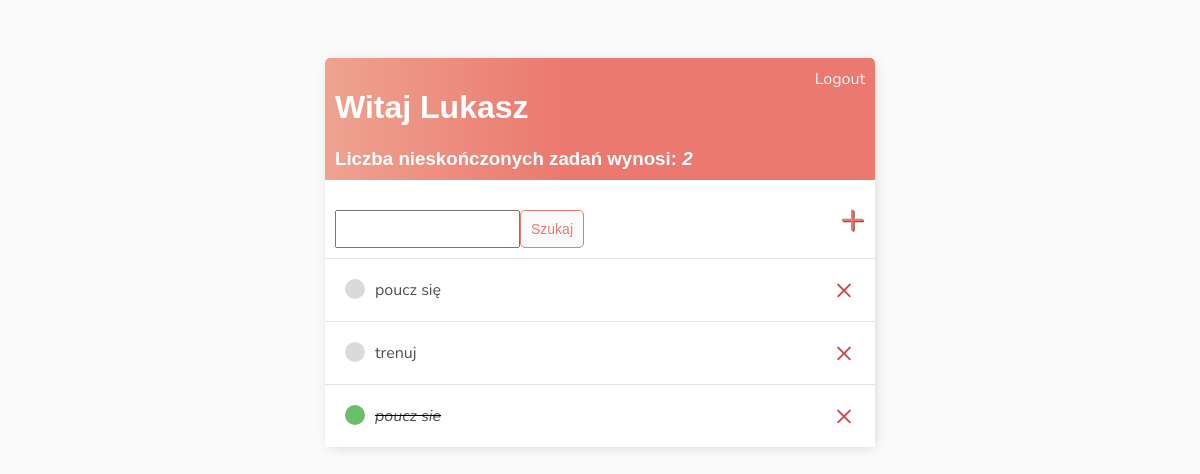
The app's page / (signed in), older data.
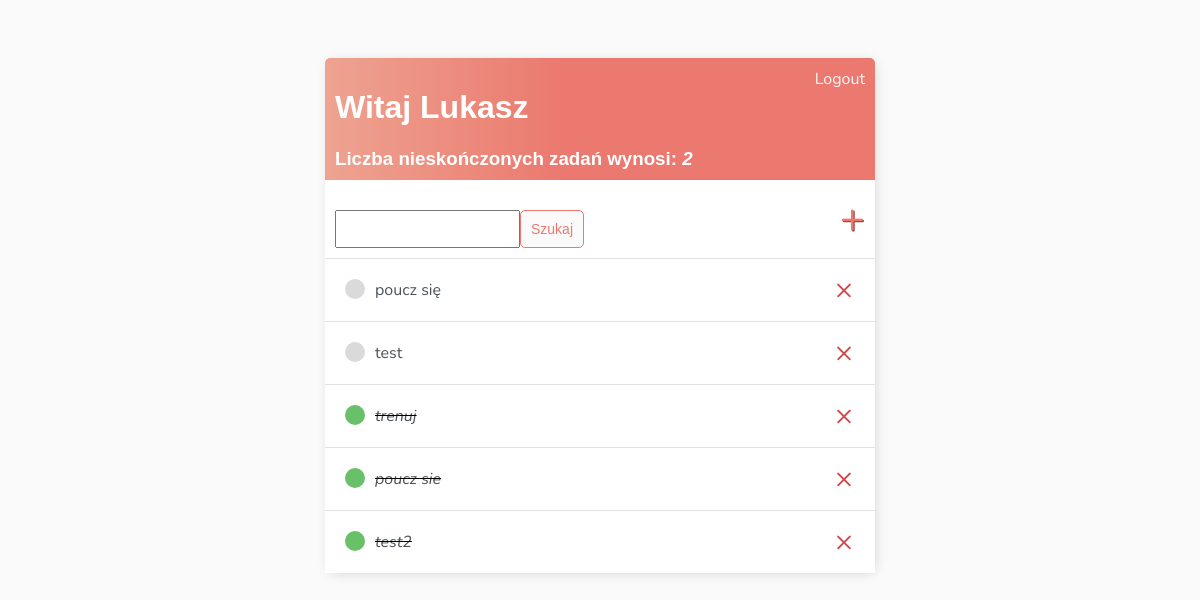
The same page, newer data.
### base/models.py (models this page shows)
class Task(models.Model):
    user = models.ForeignKey(User, on_delete=models.CASCADE, null=True, blank=True)
    title = models.CharField(max_length=200, null=True, blank=True)
    description = models.TextField(null=True, blank=True)
    complete = models.BooleanField(default=False)
    create =  models.DateTimeField(auto_now_add=True)
    def __str__(self):
        return self.title
    class Meta:
        ordering = ['complete']

### base/views.py (the view)
# urls.py: path('', TaskList.as_view(), name='tasks'),
class TaskList(LoginRequiredMixin, ListView):
    model = Task
    context_object_name = 'tasks'
    def get_context_data(self, **kwargs):
        context = super().get_context_data(**kwargs)
        context['tasks'] = context['tasks'].filter(user=self.request.user)
        context['count'] = context['tasks'].filter(complete=False).count()
        search_input = self.request.GET.get('serach-area') or ''
        if search_input:
            context['tasks'] = context['tasks'].filter(
                title__icontains=search_input)
        context['search_input'] = search_input
        return context

### base/templates/base/task_list.html (shortened to what this page needs)
{% extends 'base/main.html' %}
{% block content %}
<div class="head-bar">
    <div>
        <h1>Witaj {{request.user|title}}</h1>
        <h3 style="margin:0">Liczba nieskończonych zadań wynosi: <i>{{count}}</i> </h3>
    </div>
    {% if request.user.is_authenticated %}
    <a href="{% url 'logout' %}">Logout</a>
{% else %}
    <a href="{% url 'login' %}">Login</a>
{% endif%}
</div>
<div id="search-add-wrapper">
    <form  method="GET" style="margin-top: 20px; display: flex;">
        <input type='text' name="serach-area" value="{{search_input}}">
        <input class="button" type="submit" value="Szukaj">
    </form>
    <a id="add-link" href="{% url 'task-create' %}">&#x2b;</a>
</div>
<div class="task-items-wrapper">
    {% for task in tasks %}
        <div class="task-wrapper">
                {% if task.complete %}
                    <div>
                        <div class="task-title">
                            <div class="task-complete-icon"></div>
                            <i><s><a href="{% url 'task-update' task.id %}">{{task}}</a></s></i>
                        </div>
                    </div>
                    {% else %}
                        <div class="task-title">
                            <div class="task-incomplete-icon"></div>
                            <a href="{% url 'task-update' task.id %}">{{task}}</a>
                        </div>
                        {% endif %}
                    <a class="delete-link" href="{% url 'task-delete' task.id %}">&#215;</a>
        </div>
    {% empty %}
    <h3>Nie masz dostępnych zadań</h3>
    {% endfor %}
</div>
{% endblock content %}

### base/templates/base/main.html (shortened to what this page needs)
<!DOCTYPE html>
<head>
<html>
</head>
<body>
<div class="container">
    {% block content %}
    {% endblock content%}
</div>
</body>
</html>

### base/templates/base/main.html (style rules this page uses)
body { background-color: #FAFAFA; font-family: 'Nunito', sans-serif; padding-top: 50px; }
h1, h2, h3, h4, h5, h6 { font-family: 'Raleway', sans-serif; }
a, p { color:seagreen; }
.container { max-width: 550px; margin: auto; background-color: #fff; -webkit-box-shadow: 2px 2px 13px -4px rgba(0, 0, 0, 0.21); box-shadow: 2px 2px 13px -4px rgba(0, 0, 0, 0.21); }
.head-bar { display: flex; justify-content: space-between; color: #fff; padding: 10px; border-radius: 5px 5px 0 0; background: linear-gradient(90deg, #eea390 0%, #eb796f 43%, #eb796f 100%); }
.head-bar a { color: rgb(247, 247, 247); text-decoration: none; }
.task-wrapper { display: flex; align-items: center; justify-content: space-between; padding: 20px; background-color: #fff; border-top: 1px solid rgb(226, 226, 226); }
.task-title { display: flex; }
.task-title a { text-decoration: none; color: #4b5156; margin-left: 10px; }
.task-complete-icon { height: 20px; width: 20px; background-color: rgb(105, 192, 105); border-radius: 50%; }
.task-incomplete-icon { height: 20px; width: 20px; background-color: rgb(218, 218, 218); border-radius: 50%; }
.delete-link { height: 0; width: 20px; font-size: 30px; color: #cf4949; line-height: 0; text-decoration: none; }
#search-add-wrapper { display: flex; justify-content: space-between; align-items: center; padding: 10px; }
#add-link { color: #eb796f; text-decoration: none; font-size: 42px; text-shadow: 1px 1px #81413b; }
.button { border: 1px solid #eb796f; background-color: #fafafa; color:#eb796f ; padding: 10px; font-size: 14px; border-radius: 5px; cursor: pointer; text-decoration: none; }

Row changes from the older to the newer data that the page shows:
added Task: title "test"
changed Task "trenuj": complete False → True (drawn)
added Task: title "test2"
